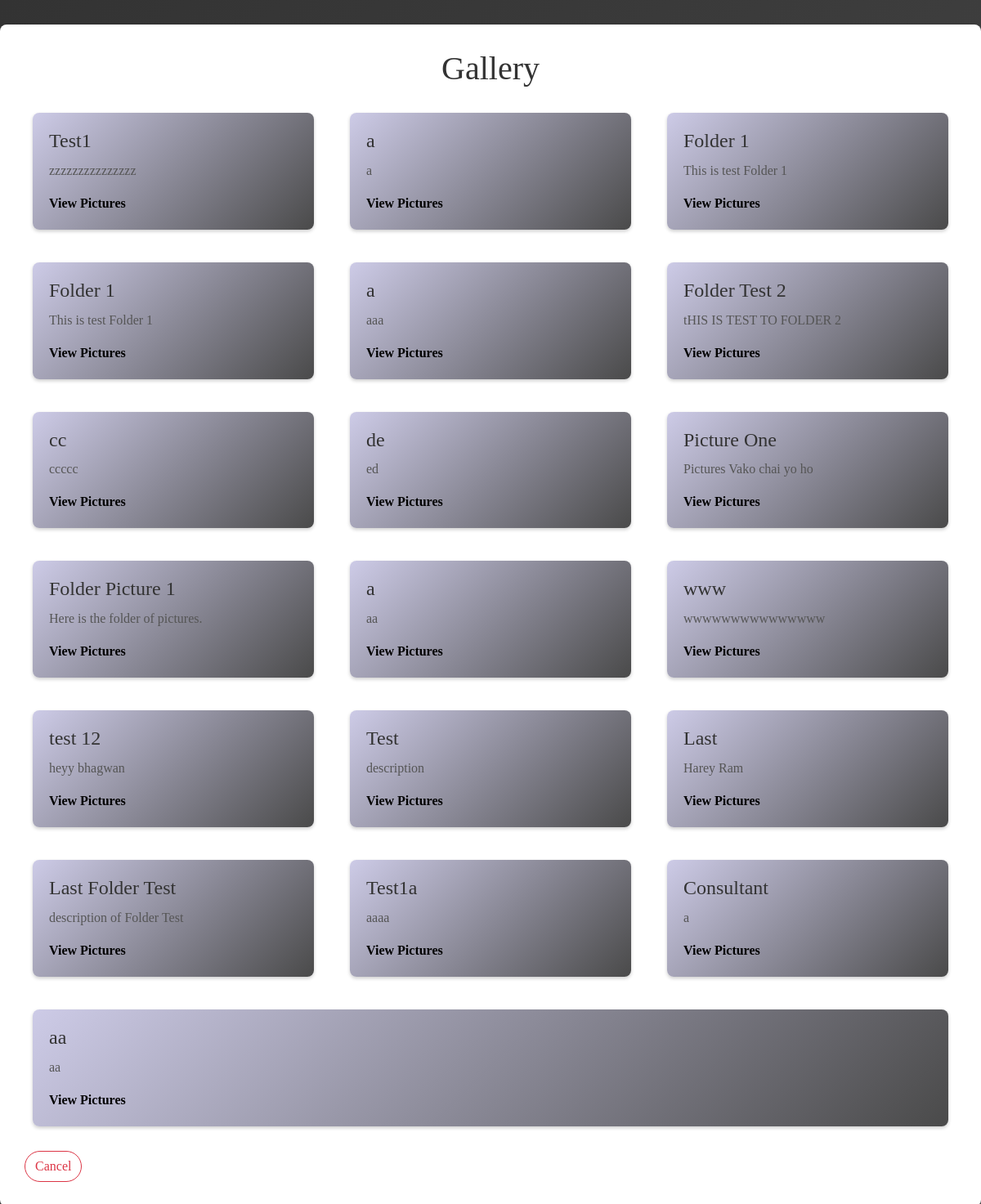
The app's page /gallery/view_folder/, older data.
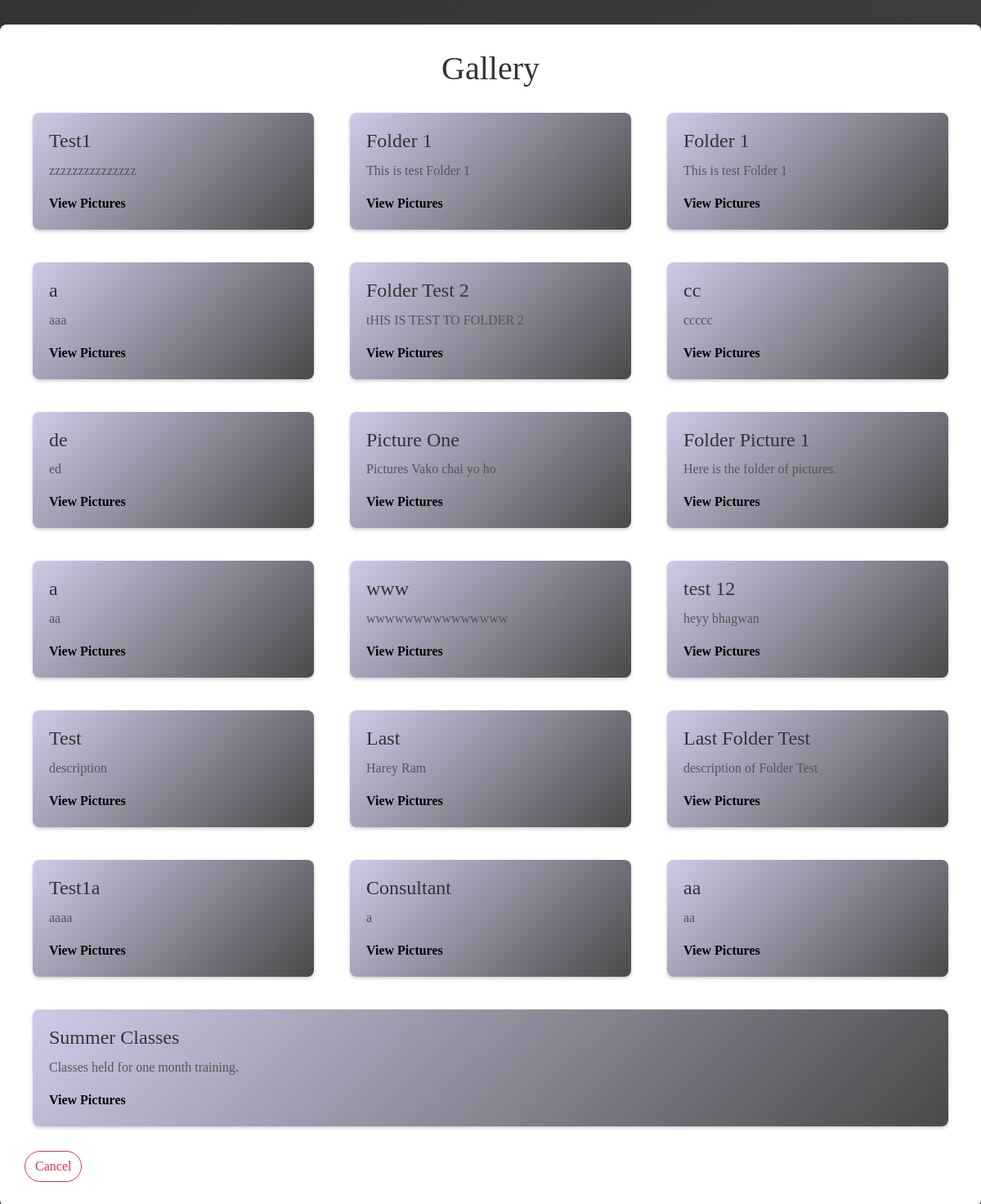
The same page, newer data.
### app/quickstart/models.py (models this page shows, shortened)
class Folder(models.Model):
    name = models.CharField(max_length=255)
    description = models.TextField(blank=True, null=True)
    created_at = models.DateTimeField(auto_now_add=True)
    consultant = models.ForeignKey(settings.AUTH_USER_MODEL, on_delete=models.CASCADE)
    pictures = models.ManyToManyField('Picture', related_name='folders', blank=True)

### app/quickstart/views.py (the view)
# urls.py: path('gallery/view_folder/', view_folders, name='view_folder'),
def view_folders(request):
    folders = Folder.objects.all()
    return render(request, 'gallery/view_folder.html', {'folders': folders})

### app/templates/gallery/view_folder.html (shortened to what this page needs)
<!DOCTYPE html>
<html lang="en">
<head>
    {% load bootstrap5 %}
    {% load static %}
    {% bootstrap_css %}
</head>
<body style="font-family: 'Times New Roman', Times, serif;">
    <div class="container">
        <h2>Gallery</h2>
        <div class="row">
            {% for folder in folders %}
                <div class="col-md-4">
                    <div class="card">
                        <div class="card-body">
                            <h5 class="card-title">{{ folder.name }}</h5>
                            <p class="card-text">{{ folder.description }}</p>
                            <a href="{% url 'view_picture' folder.id %}" class="card-link">View Pictures</a>
                        </div>
                    </div>
                </div>
            {% endfor %}
        </div>
        <a class="btn btn-outline-danger" href="{% url 'redirect_based_on_role' %}" style="border-radius: 30px;">Cancel</a>
    </div>
</body>
</html>

Row changes from the older to the newer data that the page shows:
removed Folder: name "a", description "a"
added Folder: name "Summer Classes", description "Classes held for one month training."
